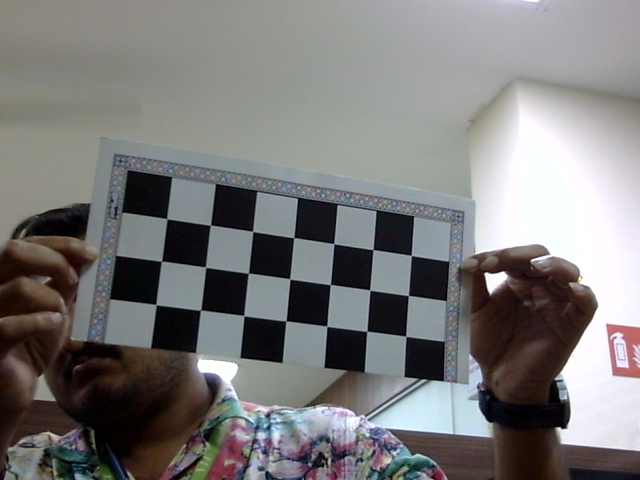
#> input picture object_detection/images/image_12971995396667.png, 640 x 480 px; its folder holds 4 pictures in this run
$ python camera_calibration.py
#> lines starting #> are read from the running program, lines starting #| are printed output that depends on the picture
import numpy as np
import cv2
import os

# Define the number of corners in the calibration pattern (e.g., a chessboard)
pattern_size = (7, 3)  # Number of inner corners in x and y directions

# Create arrays to store object points and image points from all images
obj_points = []  # 3D points in real world space
img_points = []  # 2D points in image plane
images_folder = "images"

# Prepare object points, like (0,0,0), (1,0,0), (2,0,0), ..., (6,5,0)
objp = np.zeros((np.prod(pattern_size), 3), dtype=np.float32)
objp[:, :2] = np.mgrid[0:pattern_size[0], 0:pattern_size[1]].T.reshape(-1, 2)

# Load saved images from the folder
image_files = os.listdir(images_folder)

# Iterate through saved images
for image_file in image_files:
    image_path = os.path.join(images_folder, image_file)
    frame = cv2.imread(image_path)
#> frame is the input picture: shape (480, 640, 3); mean B, G, R 122.3, 122.7, 123.8
    gray = cv2.cvtColor(frame, cv2.COLOR_BGR2GRAY)
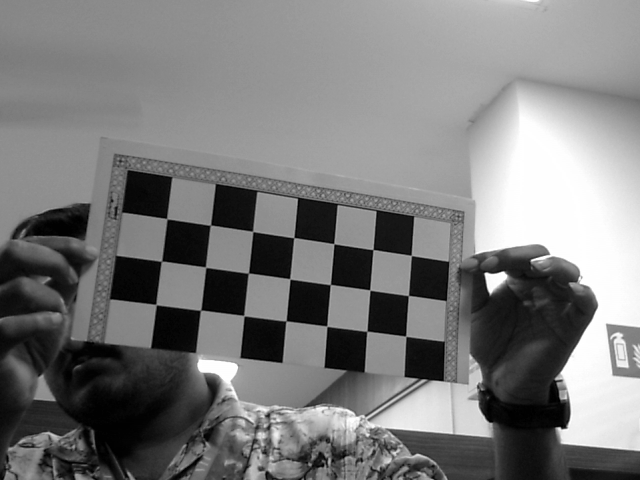
#> gray: shape (480, 640); min 0, max 255, mean 123

    # Find chessboard corners
    ret, corners = cv2.findChessboardCorners(gray, pattern_size, None)
#> ret = True; corners = 21 rows, first 8: [166.9, 218.6], [210.5, 225.1], [252.8, 231.4], [294.1, 237.8], [334, 243.6], [372.9, 249.5], [411.3, 255.4], [161.4, 261.1]

    # If found, add object points, image points (after refining them)
    if ret:
        obj_points.append(objp)
        corners_refined = cv2.cornerSubPix(gray, corners, (11, 11), (-1, -1),
                                           criteria=(cv2.TERM_CRITERIA_EPS + cv2.TERM_CRITERIA_MAX_ITER, 30, 0.001))
#> corners_refined = 21 rows, first 8: [166.8, 218.7], [210.4, 225.2], [252.7, 231.4], [293.8, 237.6], [333.8, 243.7], [373, 249.6], [411.3, 255.4], [161.5, 261.1]
        img_points.append(corners_refined)
#> pass 2 of the loop `for image_file in image_files:`:
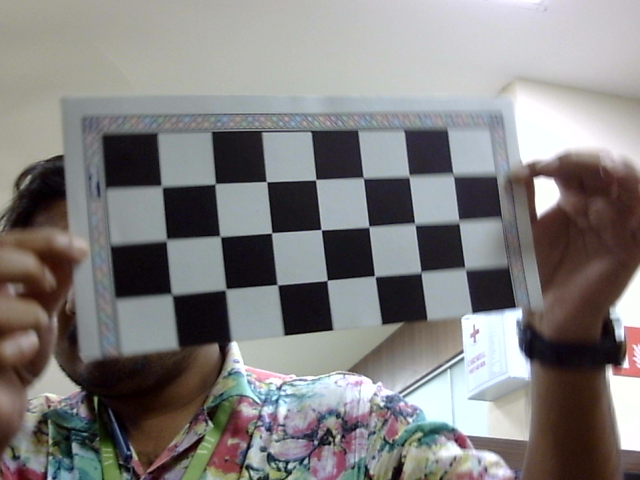
#> input picture object_detection/images/image_12973530424728.png, 640 x 480 px
#> frame is the input picture: shape (480, 640, 3); mean B, G, R 126.9, 127.5, 129.5
#> `gray = cv2.cvtColor(frame, cv2.COLOR_BGR2GRAY)`:
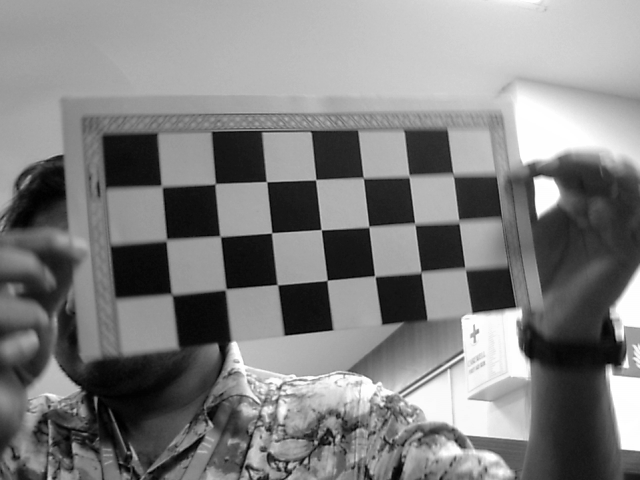
#> gray: shape (480, 640); min 0, max 255, mean 128
#> corners = 21 rows, first 8: [162, 186.5], [215.4, 183.6], [266.7, 181.7], [315.7, 179.8], [363.3, 178], [409, 175.3], [452.5, 175], [166.5, 240]
#> corners_refined = 21 rows, first 8: [161.6, 186.3], [215.2, 183.8], [266.5, 181.6], [315.7, 179.7], [363.3, 177.9], [409, 176.2], [453.2, 174.6], [166.4, 239.9]
#> pass 3 of the loop `for image_file in image_files:`:
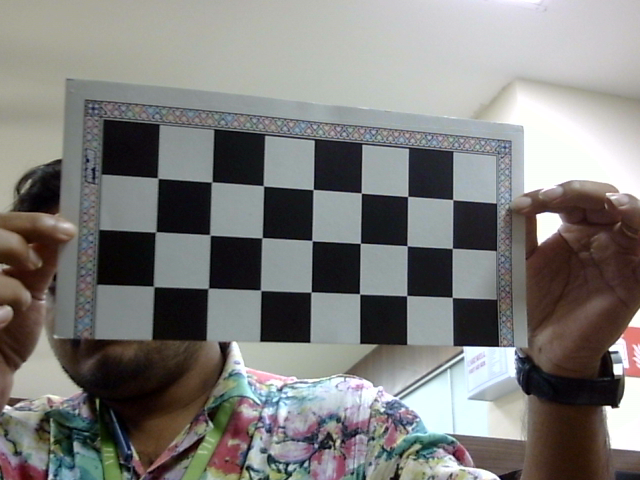
#> input picture object_detection/images/image_12974426626958.png, 640 x 480 px
#> frame is the input picture: shape (480, 640, 3); mean B, G, R 123, 125.3, 126.2
#> `gray = cv2.cvtColor(frame, cv2.COLOR_BGR2GRAY)`:
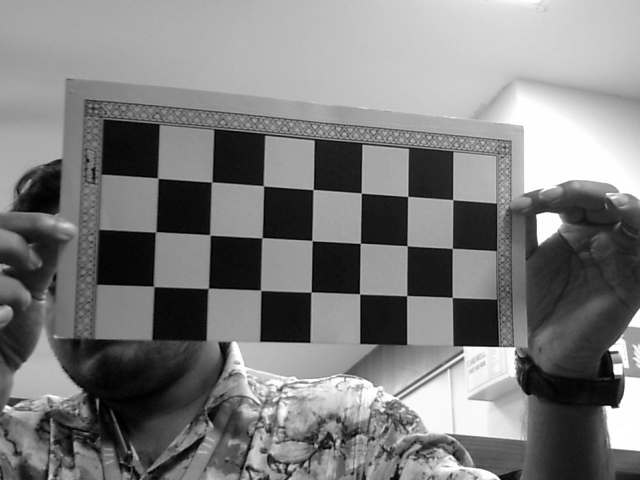
#> gray: shape (480, 640); min 0, max 255, mean 125.3
#> corners = 21 rows, first 8: [157.8, 178.1], [211.9, 181.9], [263.4, 185.8], [313.1, 189.5], [361.3, 193], [407.6, 196.4], [452.7, 199.6], [156.1, 231.7]
#> corners_refined = 21 rows, first 8: [157.7, 178.1], [211.7, 182], [263.5, 185.7], [313.1, 189.5], [361.3, 193], [407.7, 196.4], [452.7, 199.6], [155.7, 231.8]
#> the loop made 4 passes; the first 3 are shown

# Perform camera calibration
if len(obj_points) > 0:
    # Capture dimensions of one of the images
    img_shape = gray.shape[::-1]
#> img_shape = (640, 480)

    ret, mtx, dist, rvecs, tvecs = cv2.calibrateCamera(obj_points, img_points, img_shape, None, None)

    # Print the calibration results
    print("Camera matrix:")
    print(mtx)
    print("\nDistortion coefficients:")
    print(dist)

    # Save camera matrix and distortion coefficients to a text file
    np.savetxt("camera_matrix.txt", mtx)
    np.savetxt("distortion_coefficients.txt", dist)
else:
    print("No images to calibrate.")
